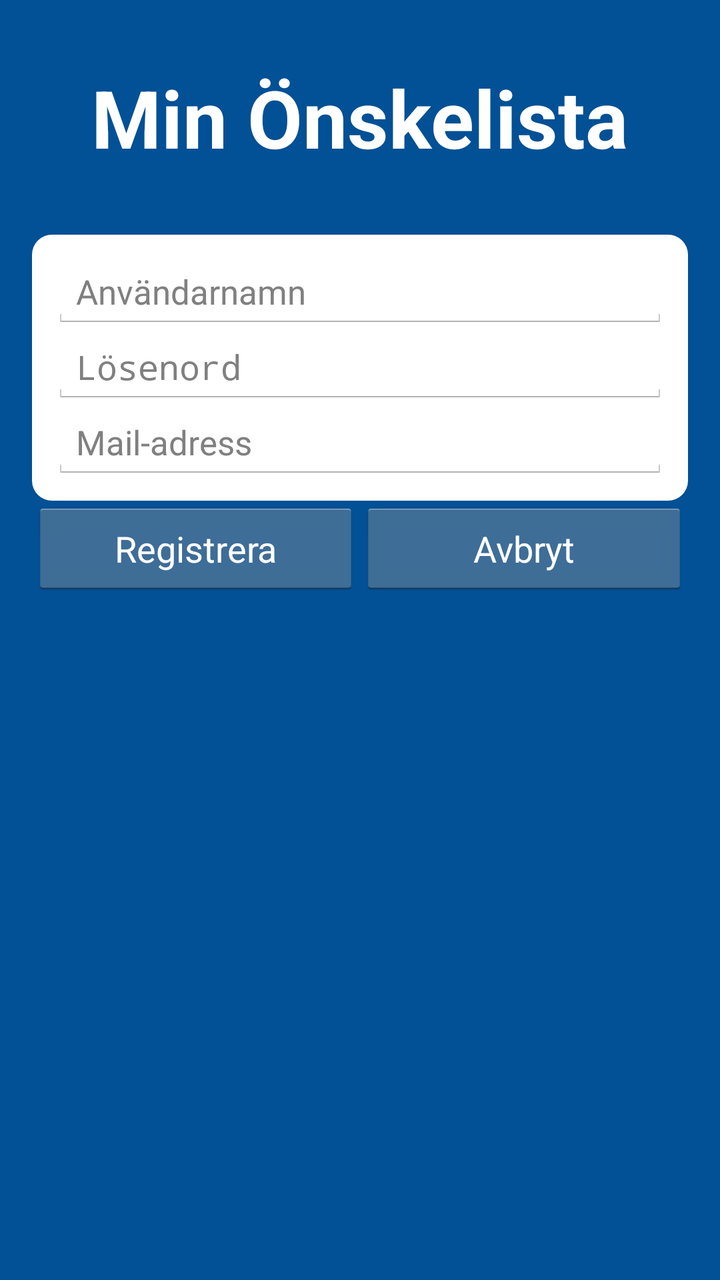
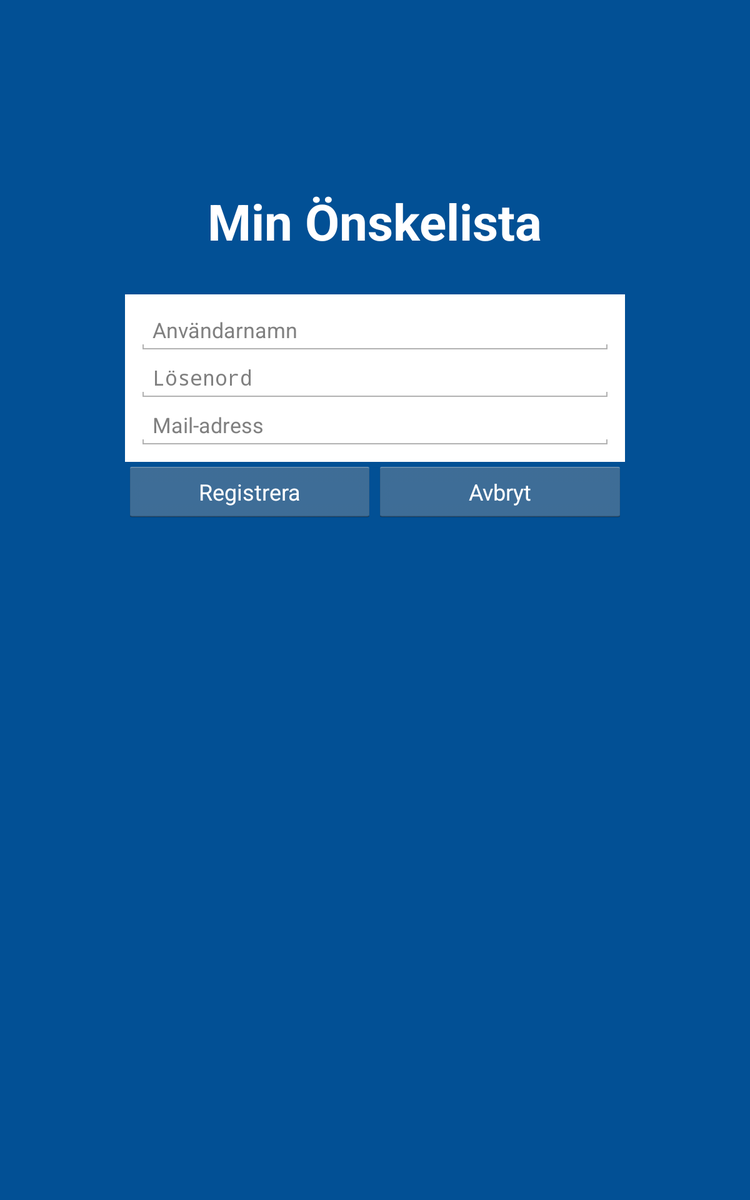

An Android layout and its configuration variant, each rendered on a device that would load it. The default file and the variant file are quoted in full after the pictures.
<!-- AndroidManifest.xml: application theme Theme.Mywishlist -->
<!-- res/layout/activity_sign_up.xml -->
<RelativeLayout xmlns:android="http://schemas.android.com/apk/res/android"
    xmlns:tools="http://schemas.android.com/tools"
    android:layout_width="match_parent"
    android:layout_height="match_parent"
    tools:context="se.kfreiholtz.mywishlist.userinterfaces.SignUpActivity"
    style="@style/Background">

    <TextView
        android:id="@+id/title"
        style="@style/Title"/>

    <LinearLayout
        android:id="@+id/editTextLayout"
        android:background="@drawable/layout_corners"
        style="@style/FieldContainer">

    <EditText
        android:id="@+id/usernameField"
        android:hint="@string/username_hint"
        android:inputType="textCapSentences"
        style="@style/EditText"/>
    <requestFocus />

    <EditText
        android:id="@+id/passwordField"
        android:inputType="textPassword"
        android:hint="@string/password_hint"
        style="@style/EditText"/>

    <EditText
        android:id="@+id/emailField"
        android:inputType="textEmailAddress"
        android:hint="@string/email_hint"
        style="@style/EditText"/>
    </LinearLayout>

    <ImageView
        android:id="@+id/buttonDivider"
        android:layout_width="wrap_content"
        android:layout_height="wrap_content"
        android:layout_below="@+id/editTextLayout"
        android:layout_centerHorizontal="true"
        android:contentDescription="@string/content_desc_button_divider"
        android:src="@drawable/button_divider"/>

    <Button
        android:id="@+id/signUpButton"
        android:text="@string/sign_up_button_label"
        android:layout_marginLeft="@dimen/activity_horizontal_margin"
        android:layout_alignParentLeft="true"
        android:layout_toLeftOf="@+id/buttonDivider"
        style="@style/SignUpButton" />

    <Button
        android:id="@+id/cancelButton"
        android:text="@string/cancel_button_label"
        android:layout_marginRight="@dimen/activity_horizontal_margin"
        android:layout_alignParentRight="true"
        android:layout_toRightOf="@+id/buttonDivider"
        style="@style/SignUpButton" />

</RelativeLayout>
<!-- resources referenced by this layout -->
<resources>
  <dimen name="activity_horizontal_margin">16dp</dimen>
  <!-- drawable layout_corners (drawable) -->
  <?xml version="1.0" encoding="UTF-8"?>
  <shape xmlns:android="http://schemas.android.com/apk/res/android"
      android:layout_height="match_parent" android:layout_width="match_parent">
      <solid android:color="#FFFFFF"/>
      <corners android:radius="10dip"/>
      <padding android:left="0dip" android:top="0dip" android:right="0dip" android:bottom="0dip" />
  </shape>
  <string name="cancel_button_label">Avbryt</string>
  <string name="content_desc_button_divider">Button Divider</string>
  <string name="email_hint">Mail-adress</string>
  <string name="password_hint">Lösenord</string>
  <string name="sign_up_button_label">Registrera</string>
  <string name="username_hint">Användarnamn</string>
  <style name="Background">
          <item name="android:background">@color/wish_list_blue</item>
      </style>
  <style name="EditText">
          <item name="android:layout_width">match_parent</item>
          <item name="android:layout_height">wrap_content</item>
          <item name="android:textSize">17sp</item>
          <item name="android:textColor">@android:color/black</item>
          <item name="android:ems">10</item>
      </style>
  <style name="SignUpButton">
          <item name="android:layout_width">match_parent</item>
          <item name="android:layout_height">wrap_content</item>
          <item name="android:textColor">@android:color/white</item>
          <item name="android:layout_below">@+id/editTextLayout</item>
      </style>
  <color name="wish_list_blue">#025095</color>
  <dimen name="universal_text_margin">32dp</dimen>
  <dimen name="login_padding">10dp</dimen>
  <string name="app_name">Min Önskelista</string>
  <style name="PopupMenu.Mywishlist" parent="@android:style/Widget.Holo.Light.ListPopupWindow">
          <item name="android:popupBackground">@drawable/menu_dropdown_panel_mywishlist</item>
      </style>
  <style name="DropDownListView.Mywishlist" parent="@android:style/Widget.Holo.Light.ListView.DropDown">
          <item name="android:listSelector">@drawable/selectable_background_mywishlist</item>
      </style>
  <style name="ActionBarTabStyle.Mywishlist" parent="@android:style/Widget.Holo.Light.ActionBar.TabView">
          <item name="android:background">@drawable/tab_indicator_ab_mywishlist</item>
      </style>
  <style name="DropDownNav.Mywishlist" parent="@android:style/Widget.Holo.Light.Spinner">
          <item name="android:background">@drawable/spinner_background_ab_mywishlist</item>
          <item name="android:popupBackground">@drawable/menu_dropdown_panel_mywishlist</item>
          <item name="android:dropDownSelector">@drawable/selectable_background_mywishlist</item>
      </style>
  <style name="ActionButton.CloseMode.Mywishlist" parent="@android:style/Widget.Holo.Light.ActionButton.CloseMode">
          <item name="android:background">@drawable/btn_cab_done_mywishlist</item>
      </style>
  <style name="Theme.Mywishlist.OverFlow" parent="@android:style/Widget.ActionButton.Overflow">
          <item name="android:src">@drawable/ic_overflow</item>
      </style>
  <style name="ProgressBar.Mywishlist" parent="@android:style/Widget.Holo.Light.ProgressBar.Horizontal">
          <item name="android:progressDrawable">@drawable/progress_horizontal_mywishlist</item>
      </style>
  <style name="Theme.Mywishlist.ActionBar.TitleTextStyle" parent="@android:style/TextAppearance.Holo.Widget.ActionBar.Title">
          <item name="android:textColor">@color/wish_list_blue</item>
      </style>
</resources>
<!-- res/layout-large/activity_sign_up.xml (the repository's variant of the layout above) -->
<!-- drawn on a 7-inch tablet held upright -->
<RelativeLayout xmlns:android="http://schemas.android.com/apk/res/android"
    xmlns:tools="http://schemas.android.com/tools"
    android:layout_width="match_parent"
    android:layout_height="match_parent"
    tools:context="se.kfreiholtz.mywishlist.userinterfaces.SignUpActivity"
    style="@style/Background">

    <TextView
        android:id="@+id/title"
        style="@style/Title"
        android:layout_marginTop="150dp"/>

    <LinearLayout
        android:id="@+id/editTextLayout"
        style="@style/FieldContainer"
        android:layout_width="400dp"
        android:layout_centerHorizontal="true">

    <EditText
        android:id="@+id/usernameField"
        android:hint="@string/username_hint"
        style="@style/EditText"/>
    <requestFocus />

    <EditText
        android:id="@+id/passwordField"
        android:inputType="textPassword"
        android:hint="@string/password_hint"
        style="@style/EditText"/>

    <EditText
        android:id="@+id/emailField"
        android:inputType="textEmailAddress"
        android:hint="@string/email_hint"
        style="@style/EditText"/>
    </LinearLayout>

    <ImageView
        android:id="@+id/buttonDivider"
        android:layout_width="wrap_content"
        android:layout_height="wrap_content"
        android:layout_below="@+id/editTextLayout"
        android:layout_centerHorizontal="true"
        android:contentDescription="@string/content_desc_button_divider"
        android:src="@drawable/button_divider"/>

    <Button
        android:id="@+id/signUpButton"
        android:text="@string/sign_up_button_label"
        android:layout_alignLeft="@id/editTextLayout"
        android:layout_toLeftOf="@+id/buttonDivider"
        style="@style/SignUpButton" />

    <Button
        android:id="@+id/cancelButton"
        android:text="@string/cancel_button_label"
        android:layout_alignRight="@id/editTextLayout"
        android:layout_toRightOf="@+id/buttonDivider"
        style="@style/SignUpButton" />

</RelativeLayout>
<!-- resources referenced by the variant -->
<!-- as a 7-inch tablet held upright resolves them -->
<resources>
  <string name="cancel_button_label">Avbryt</string>
  <string name="content_desc_button_divider">Button Divider</string>
  <string name="email_hint">Mail-adress</string>
  <string name="password_hint">Lösenord</string>
  <string name="sign_up_button_label">Registrera</string>
  <string name="username_hint">Användarnamn</string>
  <style name="Background">
          <item name="android:background">@color/wish_list_blue</item>
      </style>
  <style name="EditText">
          <item name="android:layout_width">match_parent</item>
          <item name="android:layout_height">wrap_content</item>
          <item name="android:textSize">17sp</item>
          <item name="android:textColor">@android:color/black</item>
          <item name="android:ems">10</item>
      </style>
  <style name="SignUpButton">
          <item name="android:layout_width">match_parent</item>
          <item name="android:layout_height">wrap_content</item>
          <item name="android:textColor">@android:color/white</item>
          <item name="android:layout_below">@+id/editTextLayout</item>
      </style>
  <color name="wish_list_blue">#025095</color>
  <dimen name="universal_text_margin">32dp</dimen>
  <dimen name="activity_horizontal_margin">16dp</dimen>
  <dimen name="login_padding">10dp</dimen>
  <string name="app_name">Min Önskelista</string>
  <style name="PopupMenu.Mywishlist" parent="@android:style/Widget.Holo.Light.ListPopupWindow">
          <item name="android:popupBackground">@drawable/menu_dropdown_panel_mywishlist</item>
      </style>
  <style name="DropDownListView.Mywishlist" parent="@android:style/Widget.Holo.Light.ListView.DropDown">
          <item name="android:listSelector">@drawable/selectable_background_mywishlist</item>
      </style>
  <style name="ActionBarTabStyle.Mywishlist" parent="@android:style/Widget.Holo.Light.ActionBar.TabView">
          <item name="android:background">@drawable/tab_indicator_ab_mywishlist</item>
      </style>
  <style name="DropDownNav.Mywishlist" parent="@android:style/Widget.Holo.Light.Spinner">
          <item name="android:background">@drawable/spinner_background_ab_mywishlist</item>
          <item name="android:popupBackground">@drawable/menu_dropdown_panel_mywishlist</item>
          <item name="android:dropDownSelector">@drawable/selectable_background_mywishlist</item>
      </style>
  <style name="ActionButton.CloseMode.Mywishlist" parent="@android:style/Widget.Holo.Light.ActionButton.CloseMode">
          <item name="android:background">@drawable/btn_cab_done_mywishlist</item>
      </style>
  <style name="Theme.Mywishlist.OverFlow" parent="@android:style/Widget.ActionButton.Overflow">
          <item name="android:src">@drawable/ic_overflow</item>
      </style>
  <style name="ProgressBar.Mywishlist" parent="@android:style/Widget.Holo.Light.ProgressBar.Horizontal">
          <item name="android:progressDrawable">@drawable/progress_horizontal_mywishlist</item>
      </style>
  <style name="Theme.Mywishlist.ActionBar.TitleTextStyle" parent="@android:style/TextAppearance.Holo.Widget.ActionBar.Title">
          <item name="android:textColor">@color/wish_list_blue</item>
      </style>
  <!-- drawable btn_cab_done_mywishlist (drawable) -->
  <?xml version="1.0" encoding="utf-8"?>
  <selector xmlns:android="http://schemas.android.com/apk/res/android">
      <item android:state_pressed="true"
          android:drawable="@drawable/btn_cab_done_pressed_mywishlist" />
      <item android:state_focused="true" android:state_enabled="true"
          android:drawable="@drawable/btn_cab_done_focused_mywishlist" />
      <item android:state_enabled="true"
          android:drawable="@drawable/btn_cab_done_default_mywishlist" />
  </selector>
</resources>
